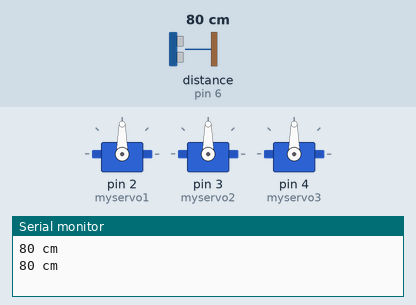
A sketch run on a simulated Arduino Uno, built with avr-gcc and run on an emulated ATmega328P. Shown: 3 × servo, the last lines printed to the serial monitor. Wiring (inferred from the names in the program): ultrasonic range finder: trigger pin 7; echo pin 6. The inputs (shaded band) are chosen by the test bench; at power-on: distance to the obstacle (sensor on pin 6) 80 cm. The echo pulse lasts 58.3 µs per cm.

Above: at 1.8 s.
1.9 s: distance to the obstacle (sensor on pin 6) set to 2 cm
At 4.1 s:
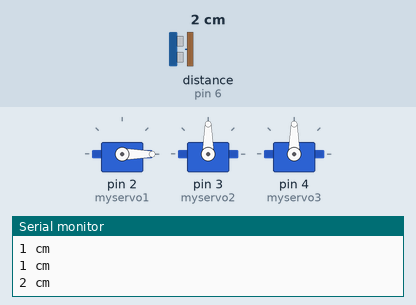
4.5 s: distance to the obstacle (sensor on pin 6) set to 18 cm
At 6.6 s:
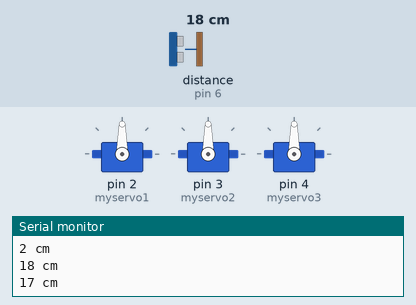
7.5 s: distance to the obstacle (sensor on pin 6) set to 4 cm
At 10.2 s:
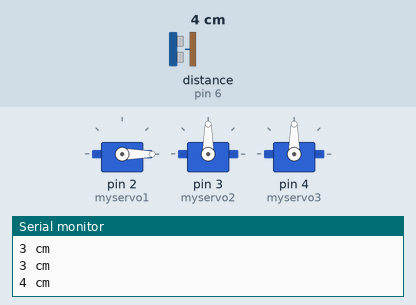
Timing chart, 0 to 11.7 s (numbered marks = the images above; inputs shaded):
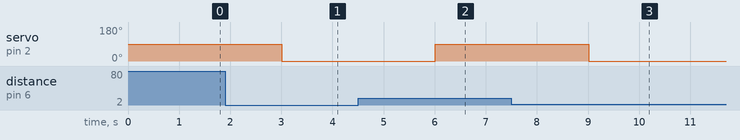

The sketch:

main.ino
```cpp
#include <Servo.h>

int trig_pin = 7;
int echo_pin = 6;
Servo myservo1;
Servo myservo2;
Servo myservo3;

bool opened_lid = false;

void setup() {
  Serial.begin (9600);
  pinMode(trig_pin, OUTPUT);
  pinMode(echo_pin, INPUT);
  myservo1.attach(2);
  myservo2.attach(3);
  myservo3.attach(4);
}

void loop() {
  int duration, distance;
  digitalWrite(trig_pin, 0);
  delayMicroseconds(2);

  digitalWrite(trig_pin, 1);
  delayMicroseconds(10);

  digitalWrite(trig_pin, 0);
  duration = pulseIn(echo_pin, HIGH);

  distance = duration / 58;

  Serial.print(distance);
  Serial.println(" cm");
  delay(1000);

  if (distance < 10) {
    myservo1.write(0);
  } else {
    myservo1.write(90);
  }
}
```

Measured:
- after the input at 1.9 s, servo on pin 2 (myservo1): 90° → 0° after 1.1 s
- after the input at 4.5 s, servo on pin 2 (myservo1): 0° → 90° after 1.5 s
- after the input at 7.5 s, servo on pin 2 (myservo1): 90° → 0° after 1.5 s
